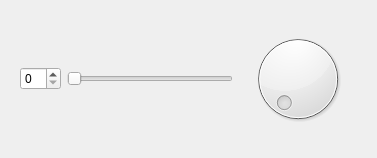
<?xml version="1.0" encoding="UTF-8"?>
<ui version="4.0">
 <class>SmallWidget</class>
 <widget class="QWidget" name="SmallWidget">
  <property name="geometry">
   <rect>
    <x>0</x>
    <y>0</y>
    <width>377</width>
    <height>158</height>
   </rect>
  </property>
  <property name="windowTitle">
   <string>Form</string>
  </property>
  <layout class="QHBoxLayout" name="horizontalLayout_3">
   <item>
    <widget class="QWidget" name="widget" native="true">
     <layout class="QHBoxLayout" name="horizontalLayout">
      <item>
       <widget class="QSpinBox" name="spinBox"/>
      </item>
      <item>
       <widget class="QSlider" name="horizontalSlider">
        <property name="orientation">
         <enum>Qt::Horizontal</enum>
        </property>
       </widget>
      </item>
      <item>
       <widget class="QWidget" name="widget_2" native="true">
        <layout class="QHBoxLayout" name="horizontalLayout_2">
         <item>
          <widget class="QDial" name="dial"/>
         </item>
        </layout>
       </widget>
      </item>
     </layout>
    </widget>
   </item>
  </layout>
 </widget>
 <resources/>
 <connections/>
</ui>
